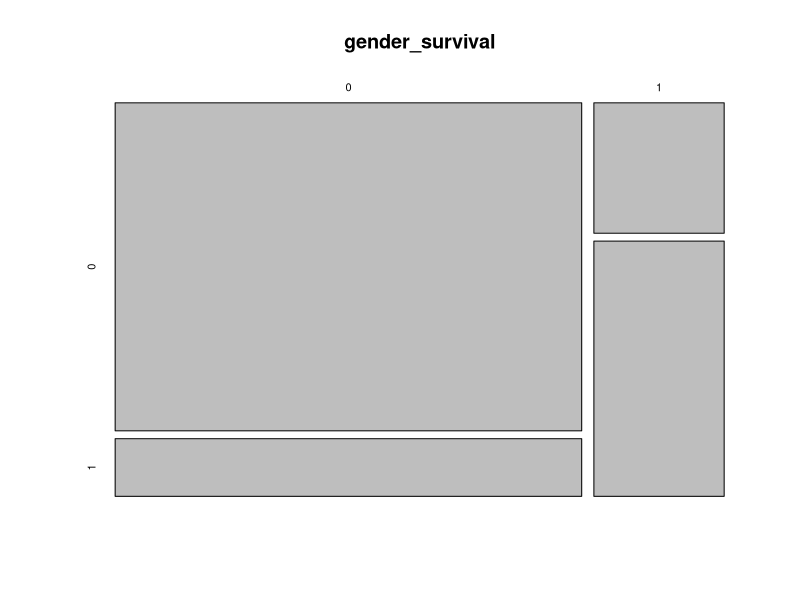
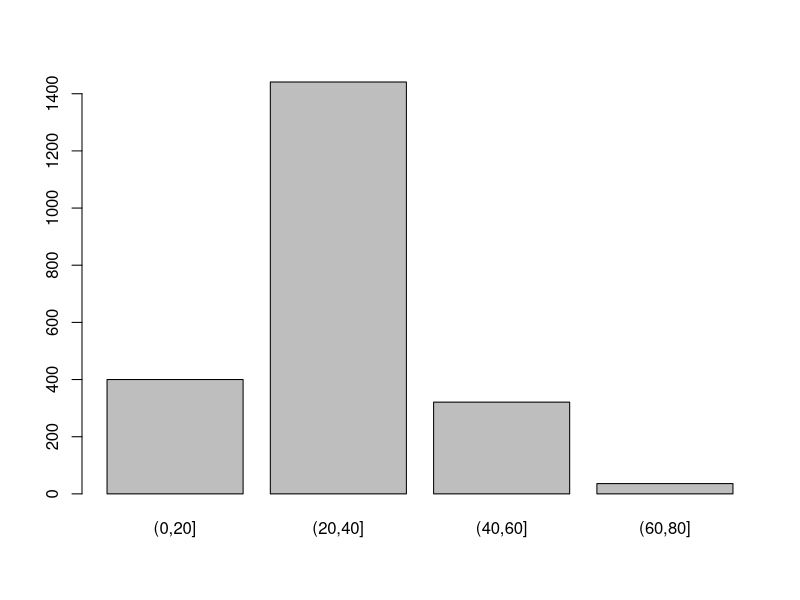
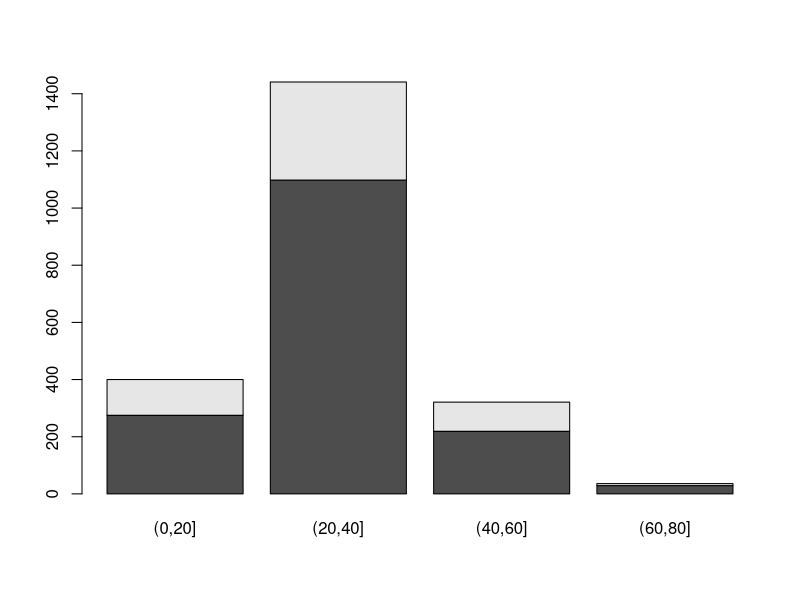
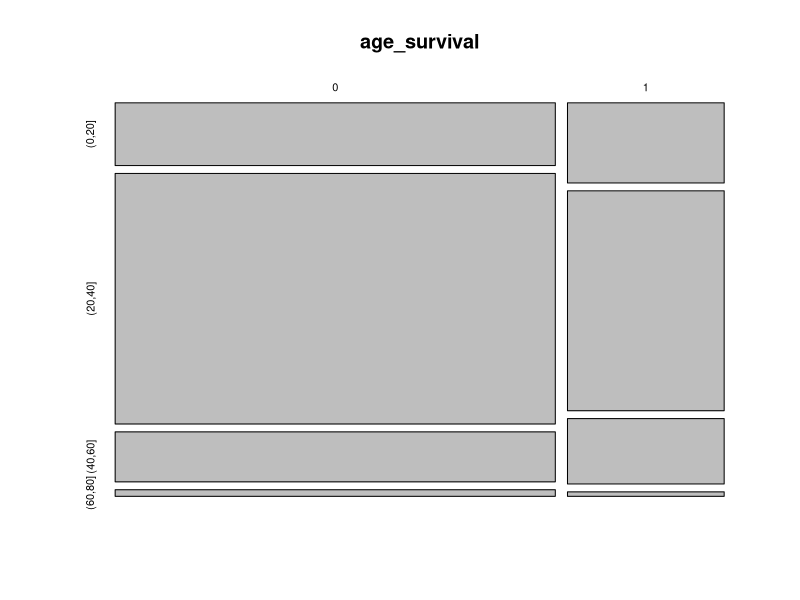

Source code (R) for these figures, in order:
titanic <- read.csv("titanic.csv")

titanic$gender <- factor(titanic$gender)

titanic$class <- factor(titanic$class)
titanic$survival <- factor(titanic$survival)

#compare survival proportions between genders
gender_survival <- table(titanic$gender, titanic$survival)
mosaicplot(gender_survival)

#clear rows with false age records
titanic_new <- subset(titanic, titanic$age != 9999)

#group ages from 0~80 with intervals of 20 and show barplot
titanic_new$age <- cut(titanic_new$age, seq(0,80,20))
barplot(table(titanic_new$age))

#observe the survival rates of different age groups
age_survival <- table(titanic_new$survival, titanic_new$age)
barplot(age_survival)

#compare survival proportions between different age groups
mosaicplot(age_survival)

